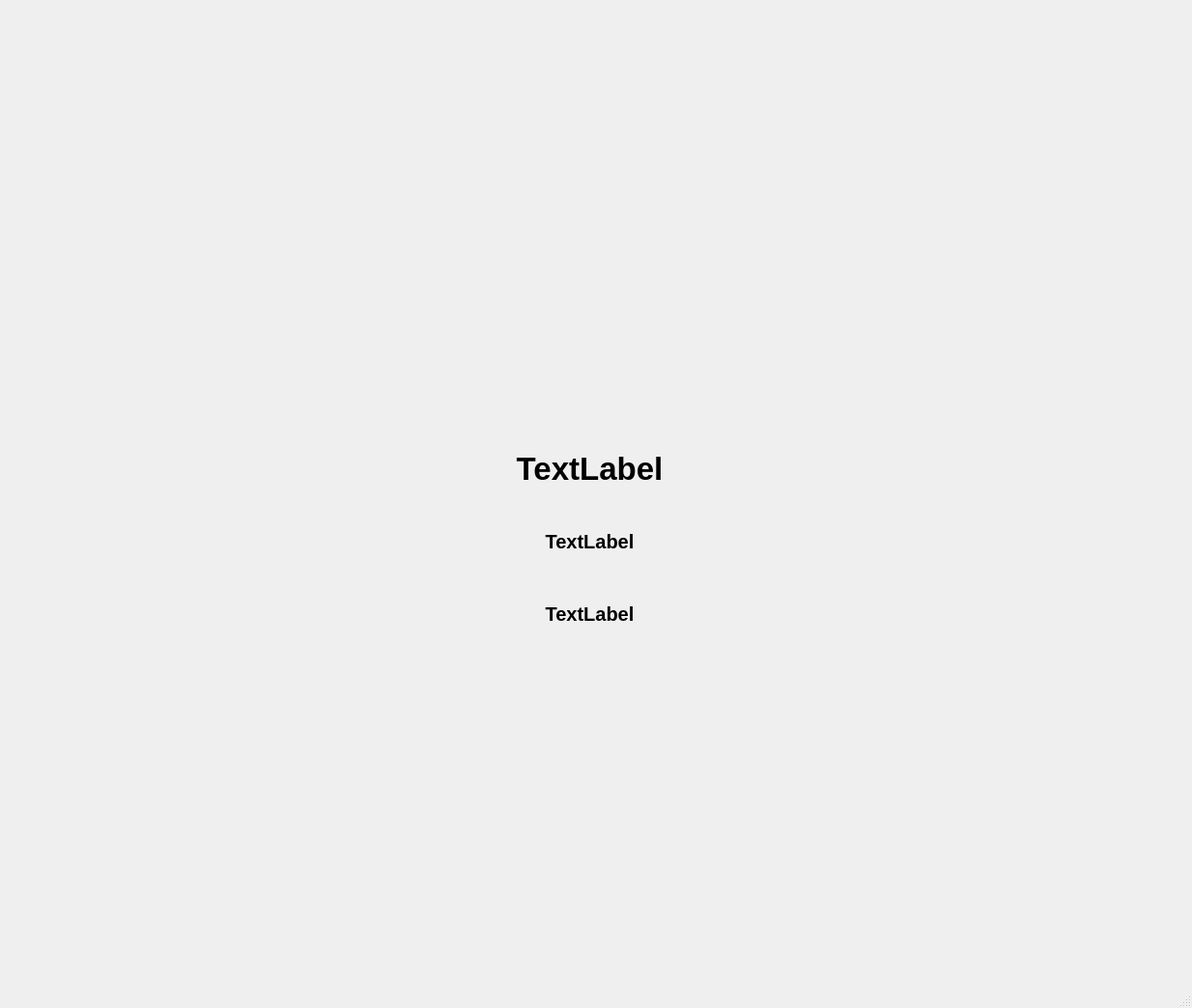
<?xml version="1.0" encoding="UTF-8"?>
<ui version="4.0">
 <class>MainWindow</class>
 <widget class="QMainWindow" name="MainWindow">
  <property name="geometry">
   <rect>
    <x>0</x>
    <y>0</y>
    <width>1234</width>
    <height>1044</height>
   </rect>
  </property>
  <property name="windowTitle">
   <string>MainWindow</string>
  </property>
  <widget class="QWidget" name="centralwidget">
   <widget class="QWidget" name="verticalLayoutWidget">
    <property name="geometry">
     <rect>
      <x>280</x>
      <y>450</y>
      <width>661</width>
      <height>221</height>
     </rect>
    </property>
    <layout class="QVBoxLayout" name="verticalLayout">
     <item>
      <widget class="QLabel" name="name_t">
       <property name="font">
        <font>
         <pointsize>25</pointsize>
         <weight>75</weight>
         <bold>true</bold>
        </font>
       </property>
       <property name="text">
        <string>TextLabel</string>
       </property>
       <property name="alignment">
        <set>Qt::AlignCenter</set>
       </property>
      </widget>
     </item>
     <item>
      <widget class="QLabel" name="age_t">
       <property name="font">
        <font>
         <pointsize>15</pointsize>
         <weight>75</weight>
         <bold>true</bold>
        </font>
       </property>
       <property name="text">
        <string>TextLabel</string>
       </property>
       <property name="alignment">
        <set>Qt::AlignCenter</set>
       </property>
      </widget>
     </item>
     <item>
      <widget class="QLabel" name="region_t">
       <property name="font">
        <font>
         <pointsize>15</pointsize>
         <weight>75</weight>
         <bold>true</bold>
        </font>
       </property>
       <property name="text">
        <string>TextLabel</string>
       </property>
       <property name="alignment">
        <set>Qt::AlignCenter</set>
       </property>
      </widget>
     </item>
    </layout>
   </widget>
   <widget class="QLabel" name="ava">
    <property name="geometry">
     <rect>
      <x>290</x>
      <y>20</y>
      <width>641</width>
      <height>421</height>
     </rect>
    </property>
    <property name="text">
     <string/>
    </property>
    <property name="alignment">
     <set>Qt::AlignCenter</set>
    </property>
   </widget>
  </widget>
  <widget class="QMenuBar" name="menubar">
   <property name="geometry">
    <rect>
     <x>0</x>
     <y>0</y>
     <width>1234</width>
     <height>21</height>
    </rect>
   </property>
  </widget>
  <widget class="QStatusBar" name="statusbar"/>
 </widget>
 <resources/>
 <connections/>
</ui>
